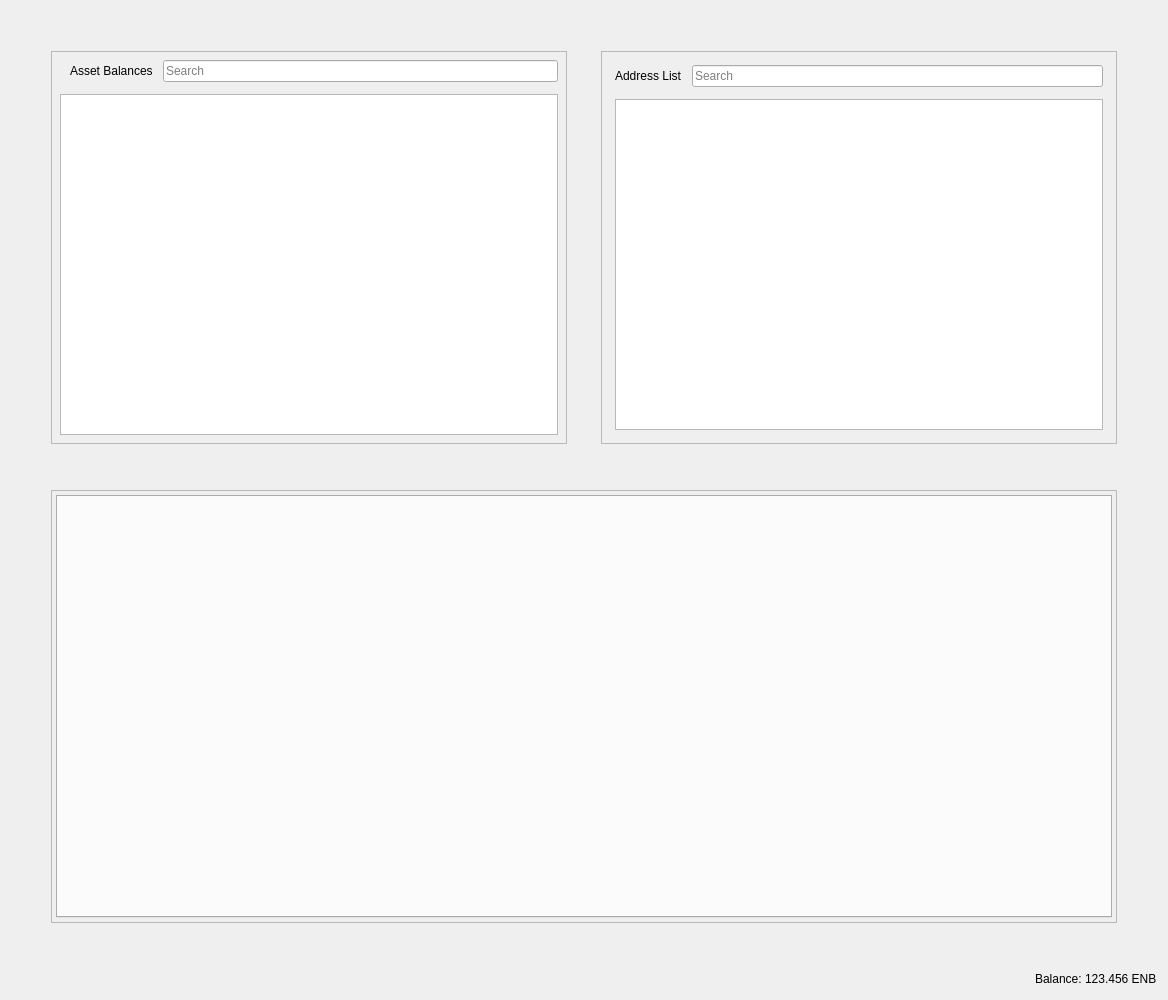
<?xml version="1.0" encoding="UTF-8"?>
<ui version="4.0">
 <class>RestrictedAssetsDialog</class>
 <widget class="QDialog" name="RestrictedAssetsDialog">
  <property name="geometry">
   <rect>
    <x>0</x>
    <y>0</y>
    <width>1168</width>
    <height>1000</height>
   </rect>
  </property>
  <property name="windowTitle">
   <string>Send Coins</string>
  </property>
  <layout class="QVBoxLayout" name="verticalLayout">
   <item>
    <layout class="QHBoxLayout" name="horizontalLayout">
     <property name="spacing">
      <number>34</number>
     </property>
     <property name="leftMargin">
      <number>40</number>
     </property>
     <property name="topMargin">
      <number>40</number>
     </property>
     <property name="rightMargin">
      <number>40</number>
     </property>
     <property name="bottomMargin">
      <number>40</number>
     </property>
     <item>
      <widget class="QFrame" name="frameAssetBalance">
       <property name="frameShape">
        <enum>QFrame::StyledPanel</enum>
       </property>
       <property name="frameShadow">
        <enum>QFrame::Raised</enum>
       </property>
       <layout class="QVBoxLayout" name="verticalLayout_7">
        <property name="spacing">
         <number>12</number>
        </property>
        <property name="leftMargin">
         <number>4</number>
        </property>
        <property name="topMargin">
         <number>4</number>
        </property>
        <property name="rightMargin">
         <number>4</number>
        </property>
        <property name="bottomMargin">
         <number>4</number>
        </property>
        <item>
         <layout class="QVBoxLayout" name="verticalLayout_4">
          <property name="spacing">
           <number>12</number>
          </property>
          <property name="leftMargin">
           <number>4</number>
          </property>
          <property name="topMargin">
           <number>4</number>
          </property>
          <property name="rightMargin">
           <number>4</number>
          </property>
          <property name="bottomMargin">
           <number>4</number>
          </property>
          <item>
           <layout class="QHBoxLayout" name="horizontalLayout_8">
            <property name="spacing">
             <number>10</number>
            </property>
            <property name="leftMargin">
             <number>10</number>
            </property>
            <item>
             <widget class="QLabel" name="labelAssetBalance">
              <property name="text">
               <string>Asset Balances</string>
              </property>
             </widget>
            </item>
            <item>
             <widget class="QLineEdit" name="lineEditAssetSearch">
              <property name="placeholderText">
               <string>Search</string>
              </property>
             </widget>
            </item>
           </layout>
          </item>
          <item>
           <widget class="QTableView" name="listAssets"/>
          </item>
         </layout>
        </item>
       </layout>
      </widget>
     </item>
     <item>
      <widget class="QFrame" name="frameAddressList">
       <property name="frameShape">
        <enum>QFrame::StyledPanel</enum>
       </property>
       <property name="frameShadow">
        <enum>QFrame::Raised</enum>
       </property>
       <layout class="QVBoxLayout" name="verticalLayout_10">
        <property name="spacing">
         <number>12</number>
        </property>
        <item>
         <layout class="QVBoxLayout" name="verticalLayout_9">
          <property name="spacing">
           <number>12</number>
          </property>
          <property name="leftMargin">
           <number>4</number>
          </property>
          <property name="topMargin">
           <number>4</number>
          </property>
          <property name="rightMargin">
           <number>4</number>
          </property>
          <property name="bottomMargin">
           <number>4</number>
          </property>
          <item>
           <layout class="QHBoxLayout" name="horizontalLayout_9">
            <property name="spacing">
             <number>10</number>
            </property>
            <property name="leftMargin">
             <number>0</number>
            </property>
            <property name="topMargin">
             <number>0</number>
            </property>
            <property name="rightMargin">
             <number>0</number>
            </property>
            <property name="bottomMargin">
             <number>0</number>
            </property>
            <item>
             <widget class="QLabel" name="labelAddressList">
              <property name="text">
               <string>Address List</string>
              </property>
             </widget>
            </item>
            <item>
             <widget class="QLineEdit" name="lineEditAddressSearch">
              <property name="placeholderText">
               <string>Search</string>
              </property>
             </widget>
            </item>
           </layout>
          </item>
          <item>
           <widget class="QTableView" name="myAddressList"/>
          </item>
         </layout>
        </item>
       </layout>
      </widget>
     </item>
    </layout>
   </item>
   <item>
    <layout class="QHBoxLayout" name="horizontalLayout_4">
     <property name="spacing">
      <number>34</number>
     </property>
     <property name="leftMargin">
      <number>40</number>
     </property>
     <property name="topMargin">
      <number>0</number>
     </property>
     <property name="rightMargin">
      <number>40</number>
     </property>
     <property name="bottomMargin">
      <number>40</number>
     </property>
     <item>
      <widget class="QFrame" name="tabFrame">
       <property name="frameShape">
        <enum>QFrame::StyledPanel</enum>
       </property>
       <property name="frameShadow">
        <enum>QFrame::Raised</enum>
       </property>
       <layout class="QVBoxLayout" name="verticalLayout_8">
        <property name="spacing">
         <number>12</number>
        </property>
        <property name="leftMargin">
         <number>4</number>
        </property>
        <property name="topMargin">
         <number>4</number>
        </property>
        <property name="rightMargin">
         <number>4</number>
        </property>
        <property name="bottomMargin">
         <number>4</number>
        </property>
        <item>
         <widget class="QTabWidget" name="tabWidget">
          <property name="tabPosition">
           <enum>QTabWidget::North</enum>
          </property>
          <property name="tabShape">
           <enum>QTabWidget::Rounded</enum>
          </property>
          <property name="currentIndex">
           <number>-1</number>
          </property>
          <property name="elideMode">
           <enum>Qt::ElideNone</enum>
          </property>
         </widget>
        </item>
       </layout>
      </widget>
     </item>
    </layout>
   </item>
   <item>
    <layout class="QHBoxLayout" name="horizontalLayout_2">
     <property name="spacing">
      <number>3</number>
     </property>
     <item>
      <spacer name="horizontalSpacer">
       <property name="orientation">
        <enum>Qt::Horizontal</enum>
       </property>
       <property name="sizeHint" stdset="0">
        <size>
         <width>40</width>
         <height>20</height>
        </size>
       </property>
      </spacer>
     </item>
     <item alignment="Qt::AlignRight">
      <widget class="QLabel" name="label">
       <property name="sizePolicy">
        <sizepolicy hsizetype="Preferred" vsizetype="Fixed">
         <horstretch>0</horstretch>
         <verstretch>0</verstretch>
        </sizepolicy>
       </property>
       <property name="text">
        <string>Balance:</string>
       </property>
      </widget>
     </item>
     <item alignment="Qt::AlignRight">
      <widget class="QLabel" name="labelBalance">
       <property name="sizePolicy">
        <sizepolicy hsizetype="Preferred" vsizetype="Fixed">
         <horstretch>0</horstretch>
         <verstretch>0</verstretch>
        </sizepolicy>
       </property>
       <property name="cursor">
        <cursorShape>IBeamCursor</cursorShape>
       </property>
       <property name="text">
        <string notr="true">123.456 ENB</string>
       </property>
       <property name="textInteractionFlags">
        <set>Qt::LinksAccessibleByMouse|Qt::TextSelectableByKeyboard|Qt::TextSelectableByMouse</set>
       </property>
      </widget>
     </item>
    </layout>
   </item>
  </layout>
 </widget>
 <resources>
  <include location="../raven.qrc"/>
 </resources>
 <connections/>
</ui>
